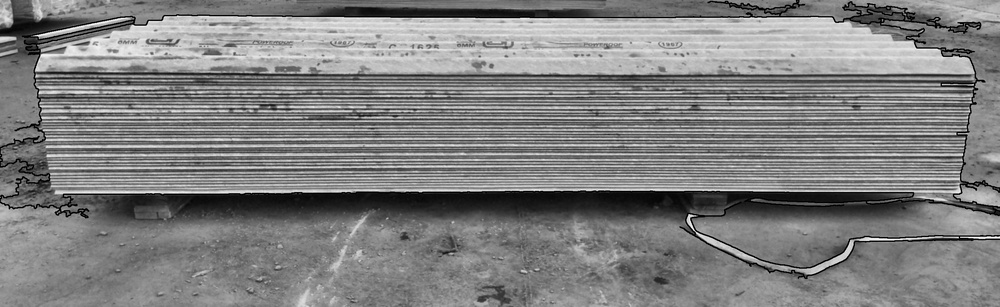
#> input picture data/previews/1_sheet_counter_calibrated/hline_clusters.jpg, 1000 x 307 px, shrunk from 2528 x 777 before the run
$ python -i sheet_counter_calibrated.py   (imports and definitions only)   (older library calls are emulated)
#> lines starting #> are read from the running program, lines starting #| are printed output that depends on the picture
#!/usr/bin/env python3
"""
sheet_counter_calibrated.py

Count sheets by simple CV line-detection, then apply a linear calibration
(final = a·raw + b) per mode (“wrap” vs “nowrap”).
"""
import os
import cv2
import numpy as np
import argparse
import pandas as pd
from sklearn.cluster import DBSCAN
from tqdm import tqdm
import matplotlib.pyplot as plt

import cv2
import numpy as np
import os
from sklearn.cluster import DBSCAN
import matplotlib.pyplot as plt

def compute_raw_count(image_path, preview_dir="data/previews/1_sheet_counter_calibrated"):
#> called with preview_dir = 'data/previews/1_sheet_counter_calibrated'
    img = cv2.imread(image_path)
#> img is the input picture: shape (307, 1000, 3); min 0, max 255, mean 128.2
    basename = os.path.splitext(os.path.basename(image_path))[0]

    gray = cv2.cvtColor(img, cv2.COLOR_BGR2GRAY)
    gray = cv2.convertScaleAbs(gray, alpha=1.25, beta=0)
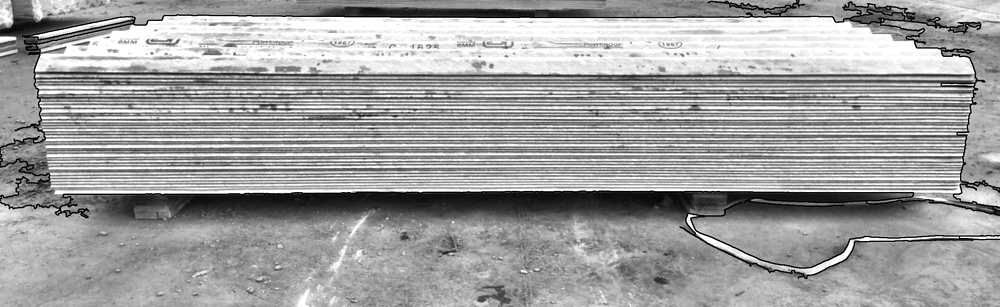
#> gray: shape (307, 1000); min 0, max 255, mean 159.6

    sob = cv2.Sobel(gray, cv2.CV_64F, 0, 1, ksize=3)
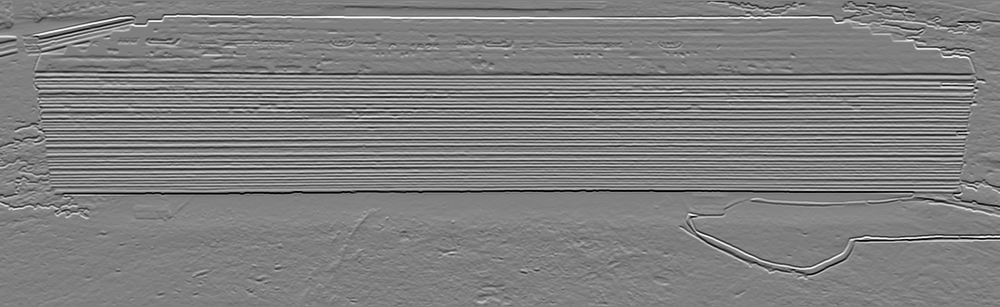
#> sob: shape (307, 1000) float64; min -1020, max 1020, mean 0.4; drawn with min black and max white
    sob = np.uint8(np.abs(sob) / (np.abs(sob).max() + 1e-6) * 255)
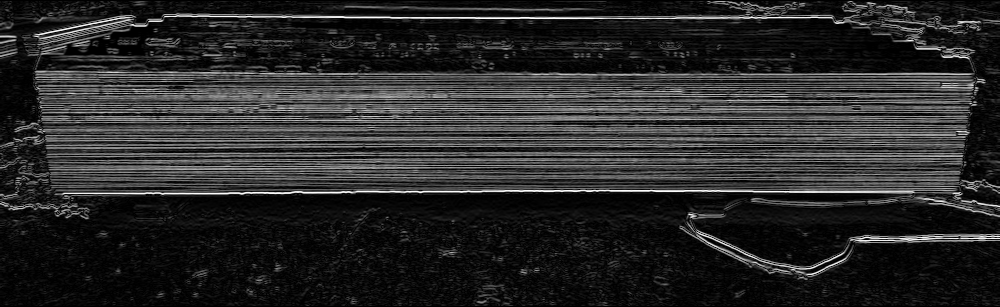
#> sob: shape (307, 1000); min 0, max 254, mean 40.6
    edges = cv2.Canny(sob, 50, 150)
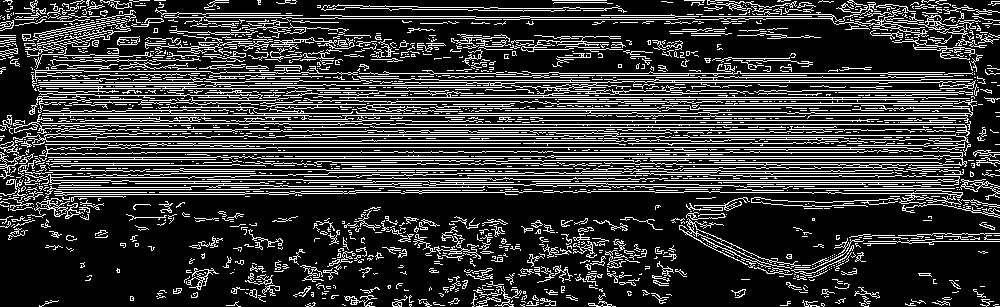
#> edges: shape (307, 1000); 21.3% white in thin lines or dots

    segs = cv2.HoughLinesP(edges, 1, np.pi/180,
                           threshold=150, minLineLength=70, maxLineGap=8)
#> segs = 139 rows, first 6: [342, 115, 616, 115], [29, 113, 697, 113], [313, 97, 945, 97], [132, 152, 485, 152], [231, 156, 922, 156], [266, 147, 906, 147]
    if segs is None:
        return 0

    mids = []
    for x1, y1, x2, y2 in segs[:,0]:
        angle = abs(np.degrees(np.arctan2(y2 - y1, x2 - x1)))
        if angle < 2 or angle > 178:
            mids.append([(y1 + y2) / 2.])
#> this loop made 139 passes
#> (x1, y1, x2, y2, angle) on passes 1 to 12: (342, 115, 616, 115, 0), (29, 113, 697, 113, 0), (313, 97, 945, 97, 0), (132, 152, 485, 152, 0), (231, 156, 922, 156, 0), (266, 147, 906, 147, 0), (628, 143, 833, 143, 0), (539, 120, 867, 120, 0), (405, 124, 969, 124, 0), (231, 158, 540, 158, 0), (337, 136, 670, 136, 0), (645, 82, 878, 82, 0)
#> angle on passes 61 to 66: 0.939, 0.591, 0, 0.507, 0, 0.512
#> after the loop, mids = 133 items, first 6: [115], [113], [97], [152], [156], [147]

    if not mids:
        return 0

    # Cluster midpoints with DBSCAN
    mids_np = np.array(mids)
#> mids_np = 133 values, max 242.5 at index 117, min 7 at index 108, mean 117.7
    labels = DBSCAN(eps=5, min_samples=1).fit(mids_np).labels_
#> labels = 133 values, max 3 at index 117, min 0 at index 0, mean 0.218
    raw_count = len(set(labels))
#> raw_count = 4

    # Optional: visualize and save clustered lines
    img_lines = img.copy()
    cmap = plt.colormaps.get_cmap("tab10")
    print(labels)
#| [0 0 0 0 0 0 0 0 0 0 0 0 0 0 0 0 0 0 0 0 0 0 0 0 0 0 0 0 0 0 0 0 0 1 0 0 0
#|  0 0 1 0 0 0 1 0 0 0 1 0 0 0 0 0 0 0 0 0 0 0 0 2 2 0 0 0 1 0 0 0 0 0 0 0 0
#|  0 1 0 0 0 0 0 0 1 2 0 0 1 0 0 0 0 1 0 0 1 0 0 2 0 1 0 0 2 1 0 0 0 0 1 0 0
#|  1 0 0 2 0 0 3 0 0 0 0 0 0 0 0 0 0 0 0 0 0 0]
    for i, y in enumerate(mids_np[:, 0]):
        label = labels[i]
        color = (150, 150, 150) if label == -1 else tuple(
            int(c * 255) for c in cmap(label % 10)[:3][::-1]
        )
        y_int = int(round(y))
        cv2.line(img_lines, (0, y_int), (img.shape[1], y_int), color, 2)
#> this loop made 133 passes
#> (y, label, color, y_int) on passes 1 to 12: (115, 0, (180, 119, 31), 115), (113, 0, (180, 119, 31), 113), (97, 0, (180, 119, 31), 97), (152, 0, (180, 119, 31), 152), (156, 0, (180, 119, 31), 156), (147, 0, (180, 119, 31), 147), (143, 0, (180, 119, 31), 143), (120, 0, (180, 119, 31), 120), (124, 0, (180, 119, 31), 124), (158, 0, (180, 119, 31), 158), (136, 0, (180, 119, 31), 136), (82, 0, (180, 119, 31), 82)
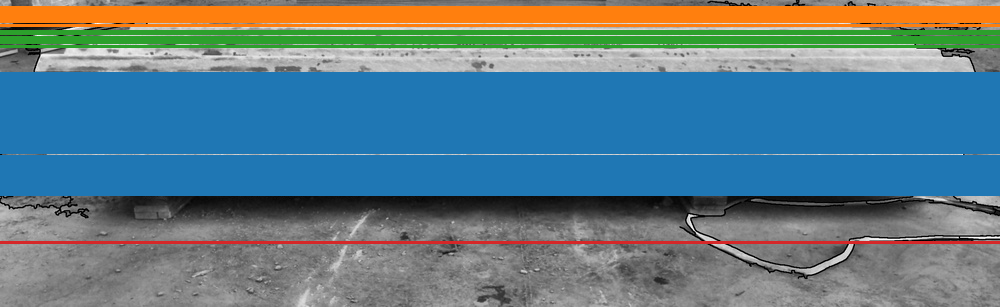
#> img_lines: shape (307, 1000, 3); mean B, G, R 135.6, 124.6, 93.3

    # Save preview
    os.makedirs(preview_dir, exist_ok=True)
    out_path = os.path.join(preview_dir, f"{basename}_hline_clusters.jpg")
    cv2.imwrite(out_path, img_lines)

    return raw_count

def load_calibration(csv_path):
    df = pd.read_csv(csv_path)
    # normalize column names to mode,a,b
    # first3 = list(df.columns[:3])
    # if first3 != ['mode','a','b']:
    #     df = df.rename(columns={
    #         first3[0]: 'mode',
    #         first3[1]: 'a',
    #         first3[2]: 'b',
    #     })
    first5 = list(df.columns[:5])
    if first5 != ['image','mode','actual','a','b']:
        df = df.rename(columns={
            first5[1]: 'mode',
            first5[3]: 'a',
            first5[4]: 'b',
        })
    return {row['mode']: (float(row['a']), float(row['b']))
            for _, row in df.iterrows()}

def process_folder(folder, mode, ab):
    a, b = ab
    imgs = sorted(
        f for f in os.listdir(folder)
        if f.lower().endswith(('.jpg','.jpeg','.png'))
    )
    subtotal = 0
    print(f"\n--- {mode.title()} ({len(imgs)} images) ---")
    for fn in tqdm(imgs, desc=mode):
        raw = compute_raw_count(os.path.join(folder, fn))
        cal = int(round(a * raw + b))
        print(f"{fn:25s} → raw={raw:3d}  cal={cal:3d}")
        subtotal += cal
    print(f"Subtotal {mode.title()}: {subtotal}")
    return subtotal

# [20 lines not run here, left out]

'''
python scripts/1_cv/sheet_counter_calibrated.py \
    --wrap_dir   data/raw/wrap_images \
    --nowrap_dir data/raw/nowrap_images \
    --calibration data/calibration_results.csv
'''

>>> result = compute_raw_count('../../data/previews/1_sheet_counter_calibrated/hline_clusters.jpg')
#> result = 4

$ run again, on data/previews/1_sheet_counter_calibrated/image3_hline_clusters.jpg
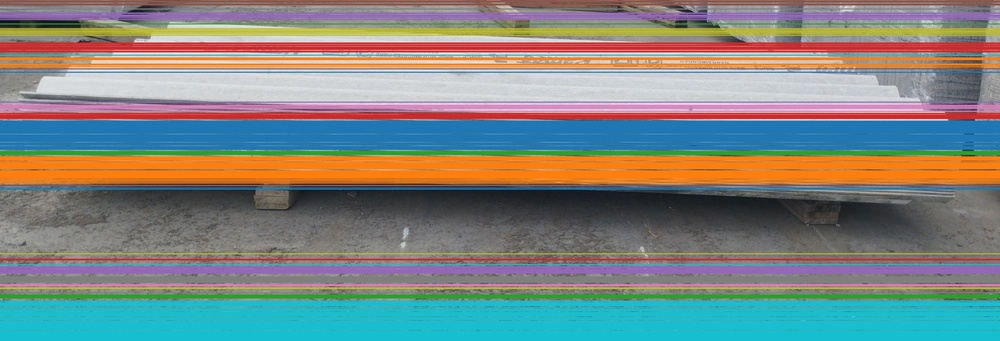
#> input picture data/previews/1_sheet_counter_calibrated/image3_hline_clusters.jpg, 1000 x 341 px, shrunk from 2943 x 1003 before the run
#> in compute_raw_count, img is the input picture: shape (341, 1000, 3); mean B, G, R 128.8, 133.2, 126.4
#> in compute_raw_count, `edges = cv2.Canny(sob, 50, 150)`:
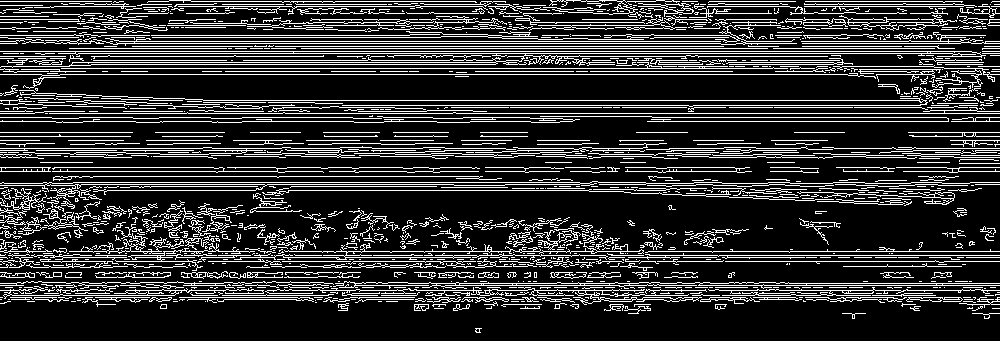
#> edges: shape (341, 1000); 19.8% white in thin lines or dots
#> segs = 130 rows, first 6: [45, 113, 999, 113], [35, 53, 959, 53], [0, 51, 971, 51], [69, 48, 954, 48], [0, 251, 999, 251], [61, 68, 853, 68]
#> the loop in compute_raw_count, `for x1, y1, x2, y2 in segs[:,0]:` made 130 passes
#> (x1, y1, x2, y2, angle) on passes 1 to 8: (45, 113, 999, 113, 0), (35, 53, 959, 53, 0), (0, 51, 971, 51, 0), (69, 48, 954, 48, 0), (0, 251, 999, 251, 0), (61, 68, 853, 68, 0), (203, 100, 931, 100, 0), (60, 74, 847, 74, 0)
#> after the loop in compute_raw_count, `for x1, y1, x2, y2 in segs[:,0]:`: mids = 123 items, first 6: [113], [53], [51], [48], [251], [68]
#> mids_np = 123 values, max 301 at index 58, min 1 at index 12, mean 145
#> labels = 123 values, max 8 at index 104, min 0 at index 0, mean 2.59
#> raw_count = 9
#| [0 1 1 1 2 1 0 1 1 2 3 1 4 1 5 0 1 2 2 0 2 4 1 2 1 3 2 0 1 0 5 1 2 2 1 1 4
#|  6 2 4 7 4 4 2 6 6 4 1 2 2 4 7 2 3 3 6 0 0 2 2 2 1 1 2 4 2 7 4 6 4 1 6 4 4
#|  0 4 1 2 4 2 6 5 4 2 1 6 2 2 2 7 2 2 2 2 4 2 4 4 2 2 1 4 1 2 8 2 1 2 1 1 8
#|  2 1 2 2 2 1 6 1 1 0 1 4]
#> the loop in compute_raw_count, `for i, y in enumerate(mids_np[:, 0]):` made 123 passes
#> (y, label, color, y_int) on passes 1 to 8: (113, 0, (180, 119, 31), 113), (53, 1, (14, 127, 255), 53), (51, 1, (14, 127, 255), 51), (48, 1, (14, 127, 255), 48), (251, 2, (44, 160, 44), 251), (68, 1, (14, 127, 255), 68), (100, 0, (180, 119, 31), 100), (74, 1, (14, 127, 255), 74)
#> after the loop in compute_raw_count, `for i, y in enumerate(mids_np[:, 0]):`:
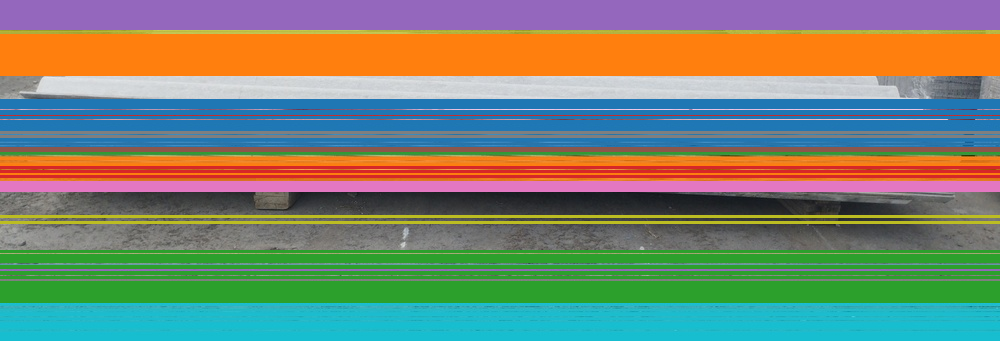
#> img_lines: shape (341, 1000, 3); mean B, G, R 113, 132.8, 123.5

$ run again, on data/previews/1_sheet_counter_calibrated/image4_hline_clusters.jpg
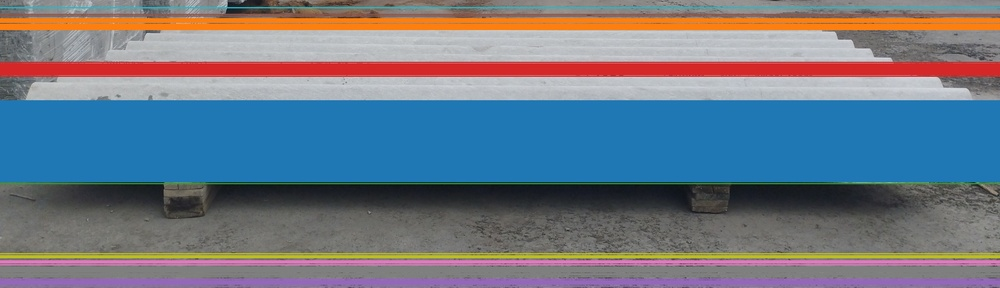
#> input picture data/previews/1_sheet_counter_calibrated/image4_hline_clusters.jpg, 1000 x 288 px, shrunk from 2528 x 727 before the run
#> in compute_raw_count, img is the input picture: shape (288, 1000, 3); mean B, G, R 133.5, 120.2, 109.9
#> in compute_raw_count, `edges = cv2.Canny(sob, 50, 150)`:
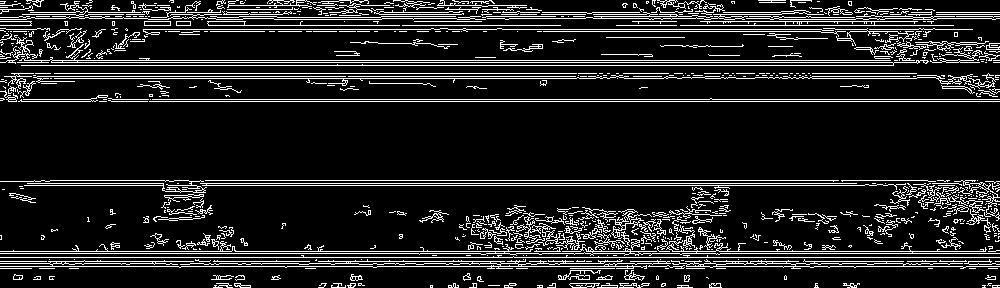
#> edges: shape (288, 1000); 12.9% white in thin lines or dots
#> segs = 51 rows, first 6: [103, 99, 999, 99], [7, 60, 999, 60], [0, 62, 999, 62], [0, 257, 999, 257], [8, 101, 999, 101], [21, 65, 893, 65]
#> the loop in compute_raw_count, `for x1, y1, x2, y2 in segs[:,0]:` made 51 passes
#> (x1, y1, x2, y2, angle) on passes 1 to 8: (103, 99, 999, 99, 0), (7, 60, 999, 60, 0), (0, 62, 999, 62, 0), (0, 257, 999, 257, 0), (8, 101, 999, 101, 0), (21, 65, 893, 65, 0), (0, 253, 999, 253, 0), (0, 251, 995, 251, 0)
#> after the loop in compute_raw_count, `for x1, y1, x2, y2 in segs[:,0]:`: mids = 49 items, first 6: [99], [60], [62], [257], [101], [65]
#> mids_np = 49 values, max 285 at index 38, min 5 at index 28, mean 117.7
#> labels = 49 values, max 8 at index 40, min 0 at index 0, mean 4.06
#> raw_count = 9
#| [0 1 1 2 0 1 2 2 3 3 2 2 3 4 5 4 5 5 4 5 5 2 5 5 5 4 5 5 5 5 5 5 2 5 5 5 2
#|  5 6 7 8 5 8 8 7 7 2 2 5]
#> the loop in compute_raw_count, `for i, y in enumerate(mids_np[:, 0]):` made 49 passes
#> (y, label, color, y_int) on passes 1 to 8: (99, 0, (180, 119, 31), 99), (60, 1, (14, 127, 255), 60), (62, 1, (14, 127, 255), 62), (257, 2, (44, 160, 44), 257), (101, 0, (180, 119, 31), 101), (65, 1, (14, 127, 255), 65), (253, 2, (44, 160, 44), 253), (251, 2, (44, 160, 44), 251)
#> after the loop in compute_raw_count, `for i, y in enumerate(mids_np[:, 0]):`:
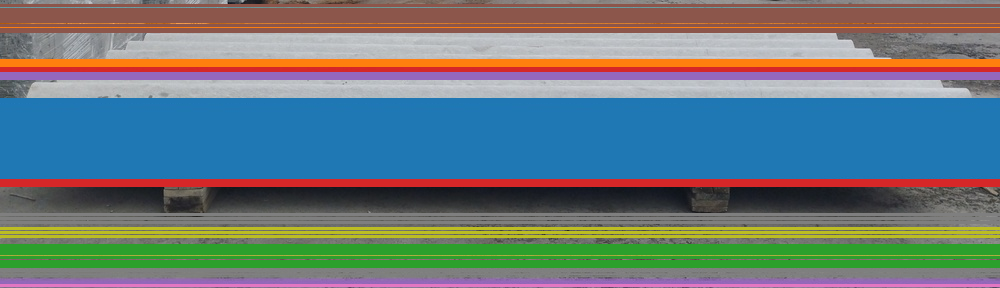
#> img_lines: shape (288, 1000, 3); mean B, G, R 124.4, 121.1, 106.9

$ run again, on data/previews/1_sheet_counter_calibrated/image5_hline_clusters.jpg
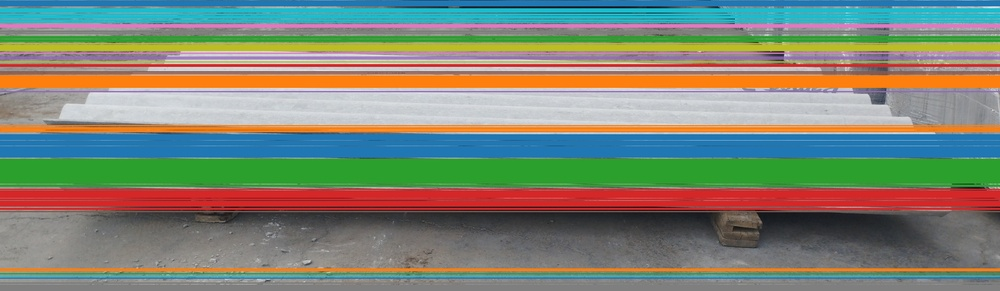
#> input picture data/previews/1_sheet_counter_calibrated/image5_hline_clusters.jpg, 1000 x 291 px, shrunk from 2528 x 735 before the run
#> in compute_raw_count, img is the input picture: shape (291, 1000, 3); mean B, G, R 116, 132.9, 127.4
#> in compute_raw_count, `edges = cv2.Canny(sob, 50, 150)`:
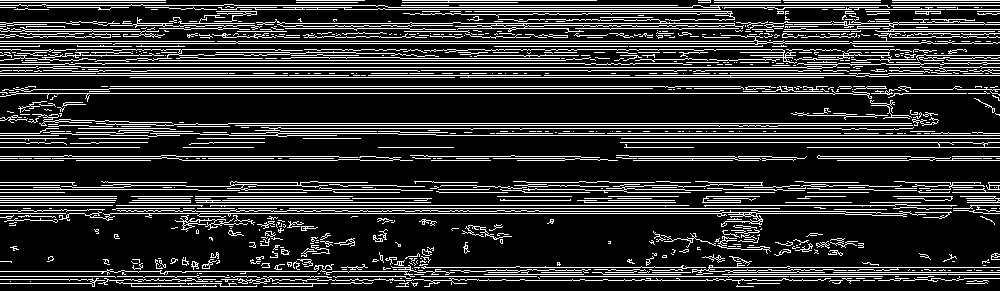
#> edges: shape (291, 1000); 18.9% white in thin lines or dots
#> segs = 119 rows, first 6: [0, 205, 688, 205], [0, 75, 855, 75], [0, 41, 990, 41], [6, 93, 852, 93], [0, 43, 997, 43], [0, 213, 721, 213]
#> the loop in compute_raw_count, `for x1, y1, x2, y2 in segs[:,0]:` made 119 passes
#> (x1, y1, x2, y2, angle) on passes 1 to 8: (0, 205, 688, 205, 0), (0, 75, 855, 75, 0), (0, 41, 990, 41, 0), (6, 93, 852, 93, 0), (0, 43, 997, 43, 0), (0, 213, 721, 213, 0), (0, 276, 882, 276, 0), (710, 5, 999, 5, 0)
#> after the loop in compute_raw_count, `for x1, y1, x2, y2 in segs[:,0]:`: mids = 118 items, first 6: [205], [75], [41], [93], [43], [213]
#> mids_np = 118 values, max 286 at index 101, min 0 at index 29, mean 110.1
#> labels = 118 values, max 6 at index 34, min 0 at index 0, mean 1.89
#> raw_count = 7
#| [0 1 1 2 1 0 3 1 1 2 1 1 1 4 0 5 1 4 1 1 4 1 1 5 4 0 5 0 4 1 4 0 2 1 6 0 0
#|  0 3 1 1 1 3 1 0 4 3 1 4 1 1 3 3 1 1 5 3 1 0 5 6 1 1 1 3 1 1 0 1 1 5 1 1 3
#|  1 1 1 4 0 1 1 1 1 1 1 1 1 1 1 1 2 1 6 4 1 1 1 1 5 1 1 3 1 5 4 4 4 0 0 3 3
#|  4 1 5 1 0 1 1]
#> the loop in compute_raw_count, `for i, y in enumerate(mids_np[:, 0]):` made 118 passes
#> (y, label, color, y_int) on passes 1 to 8: (205, 0, (180, 119, 31), 205), (75, 1, (14, 127, 255), 75), (41, 1, (14, 127, 255), 41), (93, 2, (44, 160, 44), 93), (43, 1, (14, 127, 255), 43), (213, 0, (180, 119, 31), 213), (276, 3, (40, 39, 214), 276), (5, 1, (14, 127, 255), 5)
#> after the loop in compute_raw_count, `for i, y in enumerate(mids_np[:, 0]):`:
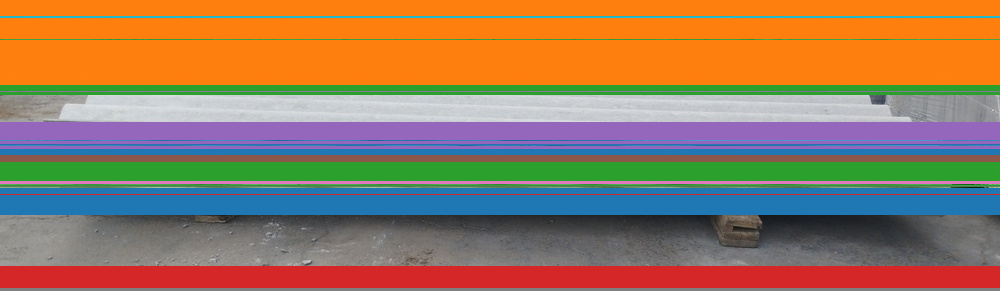
#> img_lines: shape (291, 1000, 3); mean B, G, R 92.8, 121.6, 153.6
